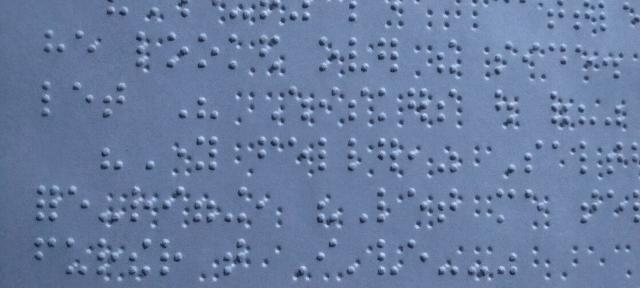
#> input picture images/Roboflow/0014.jpg, 640 x 288 px
$ jupyter execute find_points.ipynb   (shell and % lines are left out)
#> lines starting #> are read from the running program, lines starting #| are printed output that depends on the picture; after the words box and inside, x2 and y2 are one past the last pixel; in counts of white or black regions, pixels touching at a corner belong together
[cell 1]
import cv2
import numpy as np
import matplotlib.pyplot as plt

[cell 2]
# There are some problems in notebooks with cv2 imshow, use matplotlib instead.
# conversion needed
def plt_show(img):
	image_rgb = cv2.cvtColor(img, cv2.COLOR_BGR2RGB)

	plt.imshow(image_rgb)
	plt.axis('off')
	plt.show()

[cell 3]
# Cargar imagen
image = cv2.imread("../images/Roboflow/0014.jpg", cv2.IMREAD_GRAYSCALE)
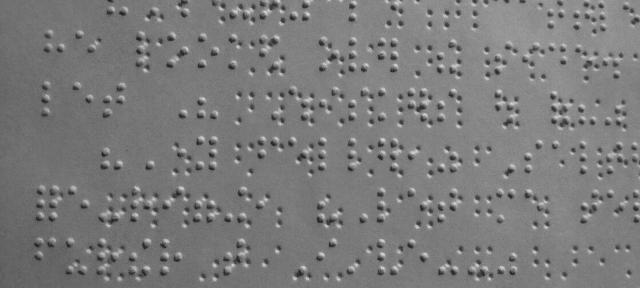
#> image: shape (288, 640); min 30, max 217, mean 122.9
plt_show(image)

[cell 4]
# Preprocesamiento
blurred = cv2.GaussianBlur(image, (7, 7), 5)
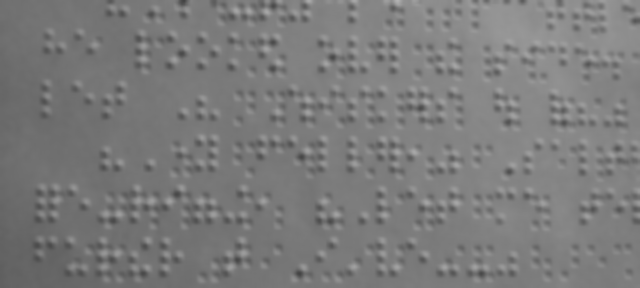
#> blurred: shape (288, 640); min 67, max 178, mean 122.9
binary = cv2.adaptiveThreshold(blurred, 255, cv2.ADAPTIVE_THRESH_GAUSSIAN_C,
                               cv2.THRESH_BINARY, 5, 1.5)
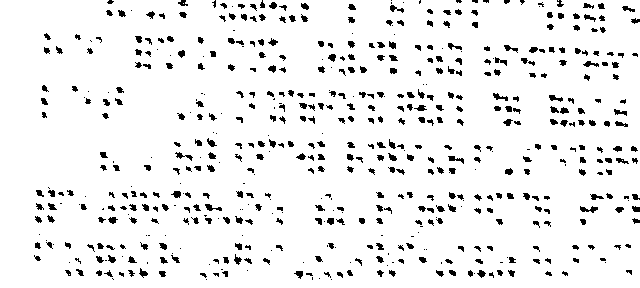
#> binary: shape (288, 640); 93.1% white; 574 black regions (182 under 20 px), largest, box (x1, y1, x2, y2) and area: (580, 206, 598, 213) 69, (205, 204, 222, 211) 60, (175, 152, 193, 161) 58
plt_show(binary)

[cell 5]
# Transformada morfológica
kernel = cv2.getStructuringElement(cv2.MORPH_ELLIPSE, (3, 3))
morphed = cv2.erode(binary, kernel, iterations=1)
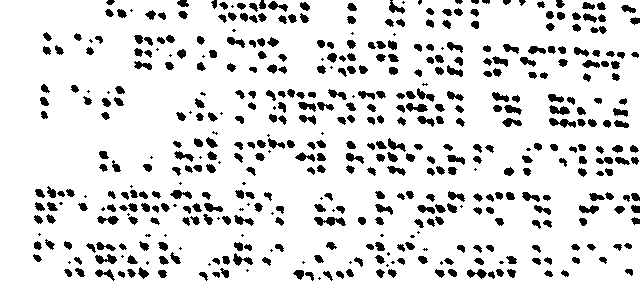
#> morphed: shape (288, 640); 87.5% white; 480 black regions (69 under 20 px), largest, box (x1, y1, x2, y2) and area: (314, 217, 346, 226) 180, (549, 118, 576, 128) 148, (95, 254, 117, 264) 128
_, morphed = cv2.threshold(morphed, 127, 255, cv2.THRESH_BINARY_INV)
plt_show(morphed)
#> in plt_show (call 3), `image_rgb = cv2.cvtColor(img, cv2.COLOR_BGR2RGB)`: image_rgb: shape (288, 640, 3); 12.5% white; 480 white regions (69 under 20 px)

[cell 6]
contours, _ = cv2.findContours(morphed, cv2.RETR_EXTERNAL, cv2.CHAIN_APPROX_SIMPLE)
#> contours = 480 contours, 73 with area under 20; largest, box (x1, y1, x2, y2) and area: (314, 217, 346, 226) 142, (549, 118, 576, 128) 118, (549, 105, 570, 115) 102, (95, 254, 117, 264) 100, (406, 103, 428, 112) 100
# Create a plot
fig, ax = plt.subplots()

image_rgb = cv2.cvtColor(image, cv2.COLOR_BGR2RGB)
ax.imshow(image_rgb)
ax.axis('off')  # Hide axis

# Iterate through the contours and plot each one
for contour in contours:
    contour = contour.squeeze()  # Removes unnecessary extra dimensions
    ax.plot(contour[:, 0], contour[:, 1], color='red', linewidth=.3)  # Plot contour points
#> this loop made 480 passes
#> contour on passes 1, 22, 29: [[319, 277], [318, 278], [319, 279], [320, 278]], [[247, 269], [246, 270], [247, 271], [248, 270]], [[387, 264], [386, 265], [387, 266], [388, 265]]

plt.show()
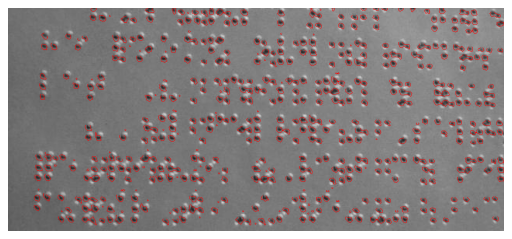
#> figure drawn by matplotlib, 1 panel

$ run again, with images/Roboflow/0015.jpg copied over images/Roboflow/0014.jpg
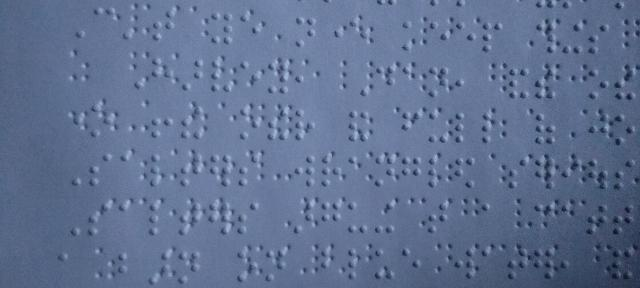
#> input picture images/Roboflow/0015.jpg, 640 x 288 px
#> `binary = cv2.adaptiveThreshold(blurred, 255, cv2.ADAPTIVE_THRESH_GAUSS..`:
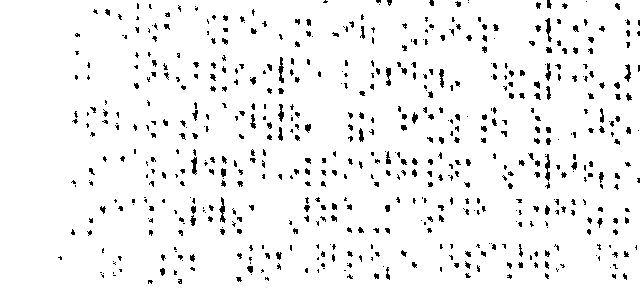
#> binary: shape (288, 640); 94.7% white; black in thin lines or dots, all inside (x1, y1, x2, y2) = (58, 0, 640, 284)
#> image_rgb: shape (288, 640, 3); 10.4% white; 503 white regions (33 under 20 px)
#> contours = 503 contours, 134 with area under 20; largest, box (x1, y1, x2, y2) and area: (544, 153, 551, 190) 142, (189, 196, 197, 227) 115, (277, 56, 285, 84) 112, (218, 196, 227, 224) 112, (190, 148, 198, 176) 111
#> the loop `for contour in contours:` made 503 passes
#> contour on passes 22, 26: [[610, 266], [609, 267], [610, 268], [611, 267]], [[383, 265], [382, 266], [383, 267], [384, 266]]
#> `plt.show()`:
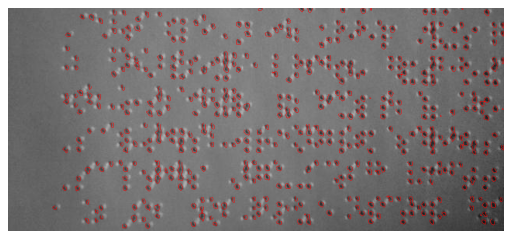
#> figure drawn by matplotlib, 1 panel

$ run again, with images/Roboflow/0016.jpg copied over images/Roboflow/0014.jpg
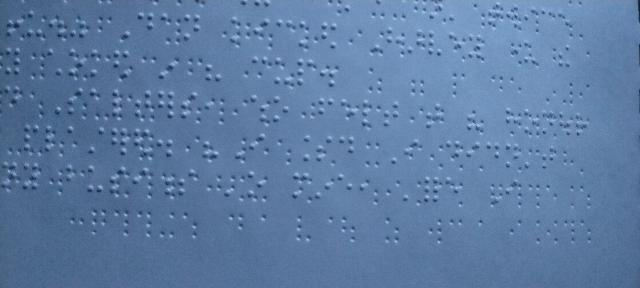
#> input picture images/Roboflow/0016.jpg, 640 x 288 px
#> `binary = cv2.adaptiveThreshold(blurred, 255, cv2.ADAPTIVE_THRESH_GAUSS..`:
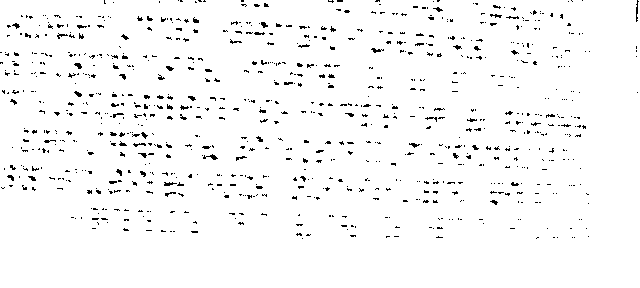
#> binary: shape (288, 640); 96.8% white; black in thin lines or dots, all inside (x1, y1, x2, y2) = (0, 0, 639, 239)
#> image_rgb: shape (288, 640, 3); 7.9% white; 572 white regions (220 under 20 px)
#> contours = 572 contours, 392 with area under 20; largest, box (x1, y1, x2, y2) and area: (109, 131, 149, 140) 123, (132, 142, 163, 149) 79, (163, 181, 185, 187) 72, (56, 31, 76, 40) 65, (260, 59, 287, 67) 63
#> the loop `for contour in contours:` made 572 passes
#> contour on passes 4, 15, 17: [[588, 235], [587, 236], [588, 237], [589, 236]], [[586, 227], [585, 228], [586, 229], [587, 228]], [[547, 227], [546, 228], [547, 229], [548, 228]]
#> `plt.show()`:
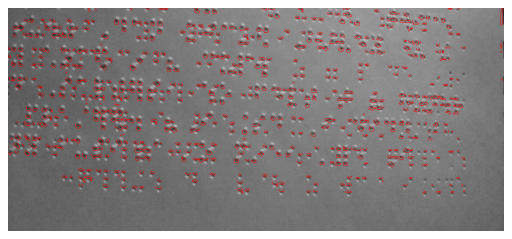
#> figure drawn by matplotlib, 1 panel
